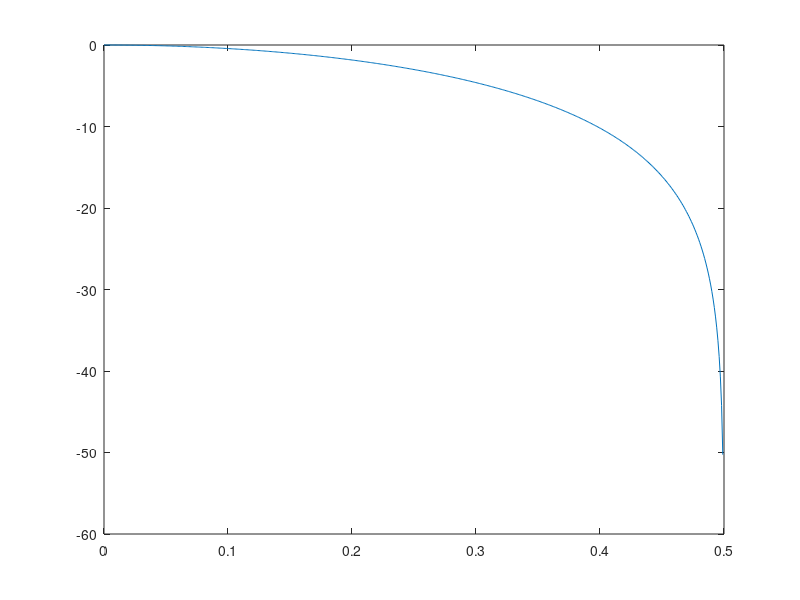

Here is the MATLAB script that generated this plot: (Note: this script raises an error after producing the figure.)
clear
clf
%Coefficient du filtre etudie
A = [2 0] ;
B = [1 1] ;

fe = 1 ;                                % Frequence d'echantillonnage
[H, w] = freqz(B,A) ;                   % w : pulsation entre 0 et pi
nu = w/(2*pi) ;                         % Frequence reduite
f = nu*fe ;                             % Frequence

%On trace le diagramme de gain pour determiner la nature du filtre
plot(nu,20*log10(abs(H))) ;
my_title('Diagramme de gain en frequence reduite en db',25) ;

%print -deps "/home/kewin/octave/td_matLab/rapport/fig/resEx3/f2Gain.eps" 

input ('Figure suivante ?') ;
%Diagramme de phase
plot(nu,angle(H)) ;
my_title('Diagramme de phase en frequence reduite',25) ;
%print -deps "/home/kewin/octave/td_matLab/rapport/fig/resEx3/f2Phase.eps" 

input ('Figure suivante ? ') ;
%Zeros et poles
zplane(B, A) ;
my_title('Zeros et poles',25) ;
%print -deps "/home/kewin/octave/td_matLab/rapport/fig/resEx3/f2ZP.eps" 

%Reponse impulsionnelle
%Definition de l'intervalle de visualisation
N = 64 ;
n0 = N/2 ;
n_min = 1-n0 ;
n_max = N-n0 ;
n = n_min:1:n_max ;

%Definition du dirac
dirac = zeros(1,N);
dirac(n0) = 1;
y = filter(B,A,dirac);
input ('Figure suivante ?') ;
stem (n,y) ;
my_title('Reponse impulsionnelle',25) ;
%print -deps "/home/kewin/octave/td_matLab/rapport/fig/resEx3/f2Impulsion.eps" 

input ('Figure suivante ?') ;
%Reponse indicielle
%Definition de l'echelon
u = zeros(1,N) ;
for i=n0:N
	u(i)=1;
endfor
i = filter(B,A,u) ;
h_obj = stem (n,i) ;
my_title('Reponse indicielle',25) ;
%print -deps "/home/kewin/octave/td_matLab/rapport/fig/resEx3/f2Indice.eps" 

